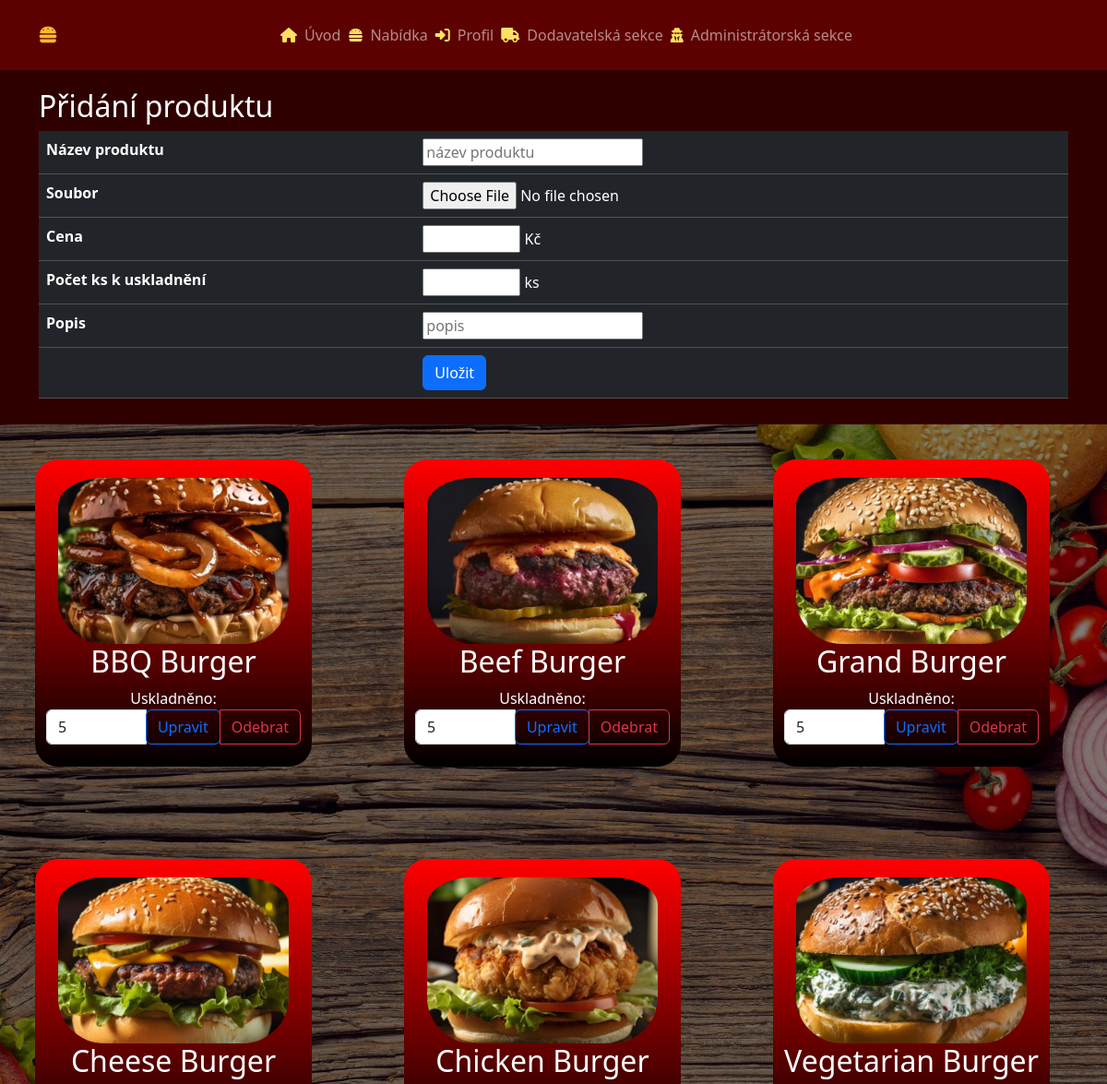
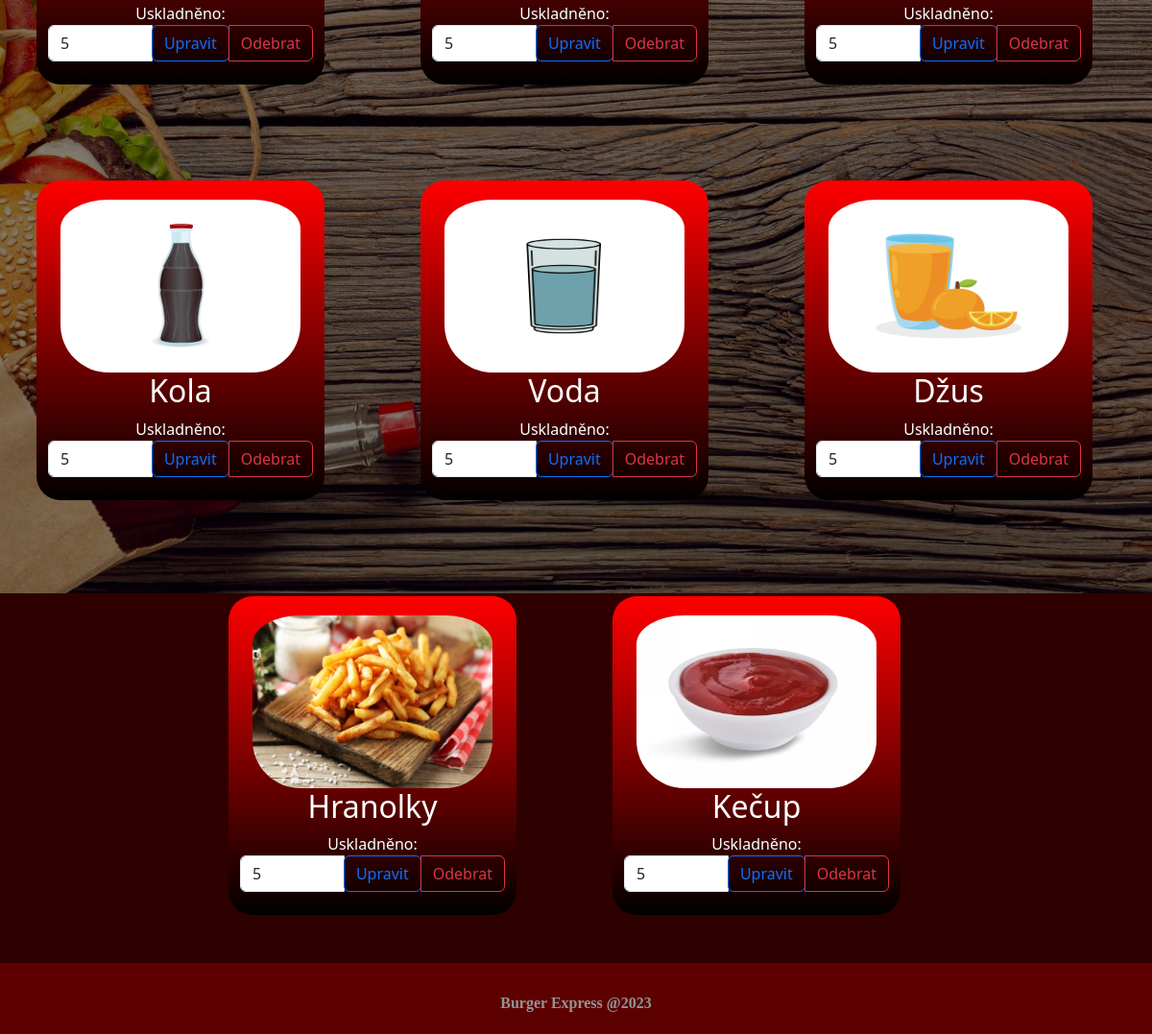
The app's page /index.php?page=dodavatel_strana (signed in) with its own data (2 pictures, top to bottom).
### tables this page shows
CREATE TABLE IF NOT EXISTS `produkt` (
  `id` INT NOT NULL AUTO_INCREMENT,
  `nazev` VARCHAR(50) NOT NULL,
  `cena` INT NOT NULL,
  `uskladneno_ks` INT NOT NULL,
  `foto` VARCHAR(50) NULL,
  `popis` TEXT NULL,
  PRIMARY KEY (`id`));

### web/AppStart.class.php (called while the page is built, shortened)
<?php
class AppStart{
    public function appStart():void{
        if(isset($_GET["page"]) && array_key_exists($_GET["page"],WEB_PAGES)){
            $pageKey = $_GET["page"];
        }else{
            $pageKey = DEFAULT_WEB_PAGE_KEY;
        }
        $pageInfo = WEB_PAGES[$pageKey];
        $controller = new $pageInfo["controller_class_name"];
        $tplData = $controller->show($pageInfo["title"]);
    }
}

### index.php (called while the page is built, shortened)
<?php
require_once("autoloader.php");
$app = new AppStart();
$app->appStart();

### autoloader.php (called while the page is built, shortened)
<?php
spl_autoload_register(function ($className){
    $className = str_replace(BASE_NAMESPACE_NAME,BASE_APP_DIR_NAME,$className);
    $fileName = dirname(__FILE__) . "\\" . $className;
});

### web/Models/MyDatabaseModel.class.php (called while the page is built, shortened)
<?php
class MyDatabaseModel{
    private PDO $pdo;
    public function __construct(){
        $this->pdo = new PDO("mysql:host=".DB_SERVER.";dbname=".DB_NAME,DB_USER,DB_PASS);
        $this->pdo->exec("set names utf8");
    }
    public function vratProdukty():false|array|null{
        $q = "SELECT * FROM ".TABLE_PRODUKT;
        $vystup = $this->pdo->prepare($q);
        if($vystup->execute()){
            $produkty = $vystup->fetchAll();
            if(empty($produkty)){
                return null;
            }else{
                return $produkty;
            }
        }else{
            return null;
        }
    }
}

### web/Controllers/SupplierController.class.php (the view, shortened to what this page needs)
<?php
class SupplierController implements IController{
    private MyDatabaseModel $db;
    public function __construct(){
        $this->db = new MyDatabaseModel();
    }
    public function show(string $pageTitle): array{
        $tplData = [];
        $tplData['title'] = $pageTitle;
        $tplData['prihlasenTitle'] = $this->db->jeUzivatelPrihlasen() ? " Profil" : " Přihlášení";
        $tplData['jePrihlasen'] = $this->db->jeUzivatelPrihlasen();
        if ($tplData['jePrihlasen']) {
            $tplData['role'] = $this->db->ziskejDataUzivatele()['id_pravo'];
        }
        $tplData['produkty'] = "";
        $tplData['existuje'] = false;
        $tplData['vsechnyProdukty'] = $this->db->vratProdukty();
        $produkty = $this->db->vratProdukty();
        $tplData['produkty'] .= "<div class='row uvod_kupon'>";
        foreach($produkty as $produkt){
            $tplData['produkty'] .= "<div class='col-auto uvod_kupon_inside'>
                                        <img class='img-center' width='250' height='200'  src='resources/".$produkt['foto']."' alt='".$produkt['nazev']."'>
                                        <h2>".$produkt['nazev']."</h2>
                                        <label> Uskladněno:</label>
                                        <form method='post'>
                                            <div class='input-group mb-4'>
                                                <input class='form-control' id='KonecnyPocet$produkt[id]' name='KonecnyPocet$produkt[id]' type='number' min='1' max='1000' value='$produkt[uskladneno_ks]'>
                                                <div class='input-group-prepend'>
                                                    <button class='btn btn-outline-primary' id='btnUpravPocet$produkt[id]' name='btnUpravPocet$produkt[id]'>Upravit</button>
                                                </div>
                                                <script>
                                                    var msg = 'Opravdu chcete odebrat tento produkt?';
                                                </script>
                                                <button onclick='return confirm(msg)' id='btnOdstran$produkt[id]' name='btnOdstran$produkt[id]' class='btn btn-outline-danger'>Odebrat</button>
                                            </div>
                                            <input type='hidden' name='puvodni_pocet' value='$produkt[uskladneno_ks]'>
                                            <input type='hidden' name='id_produkt' value='$produkt[id]'>
                                            <input type='hidden' name='nazev' value='$produkt[nazev]'>
                                            <input type='hidden' name='uskladneno_ks' value='$produkt[uskladneno_ks]'>
                                            <input type='hidden' name='foto' value='$produkt[foto]'>
                                        </form>
                                      </div>";
        }
        $tplData['produkty'] .= "</div>";
        return $tplData;
    }
}

### web/Views/styling/my_styles.css (style rules this page uses)
.uvod_kupon { display: flex; justify-content: center; align-items: center; width: 100%; }
.uvod_kupon_inside { margin: 50px !important; width: 300px !important; background: linear-gradient(red,black); text-align: center; align-content: center; border-radius: 25px; color: white; box-sizing: border-box; }
.img-center { padding-top: 20px; border-radius: 50px; }
#basic_template_body { background-color: #5d0000; }

### records on screen
produkt: foto (picture), nazev "BBQ Burger", uskladneno_ks "5"
produkt: foto (picture), nazev "Beef Burger", uskladneno_ks "5"
produkt: foto (picture), nazev "Grand Burger", uskladneno_ks "5"
produkt: foto (picture), nazev "Cheese Burger", uskladneno_ks "5"
produkt: foto (picture), nazev "Chicken Burger", id+uskladneno_ks "5"
produkt: foto (picture), nazev "Vegetarian Burger", uskladneno_ks "5"
produkt: foto (picture), nazev "Kola", uskladneno_ks "5"
produkt: foto (picture), nazev "Voda", uskladneno_ks "5"
produkt: foto (picture), nazev "Džus", uskladneno_ks "5"
produkt: foto (picture), nazev "Hranolky", uskladneno_ks "5"
produkt: foto (picture), nazev "Kečup", uskladneno_ks "5"

### other values on screen
$tplData['prihlasenTitle'] "Profil"
